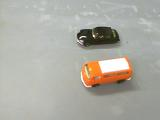
%> input picture toycars1.png, 160 x 120 px
$ octave aula3_ex2.m   (GNU Octave 9; MATLAB toolbox functions it lacks are replaced by stand-ins)
%> lines starting %> are read from the running program, lines starting %| are printed output that depends on the picture; in (x1, y1, x2, y2) boxes, pixels count from 0 and x2, y2 are one past the last pixel; in counts of white or black regions, pixels touching at a corner belong together; the program's own positions count from 1
pkg load image

A=imread('toycars1.png');
%> A is the input picture: size 120x160x3 uint8; mean R, G, B 173.1, 171.4, 163
B=imread('toycars2.png');
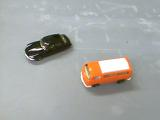
%> input picture toycars2.png, 160 x 120 px
%> B is the input picture: size 120x160x3 uint8; mean R, G, B 167.7, 168.8, 166.3

Abw=im2bw(A);   %convert to binary
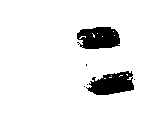
%> Abw: size 120x160 logical; 92.1% white; 6 black regions (4 under 20 px), largest, box (x1, y1, x2, y2) and area: (86, 71, 134, 95) 762, (77, 27, 120, 49) 758
Bbw=im2bw(B);    %convert to binary
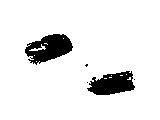
%> Bbw: size 120x160 logical; 91.3% white; 5 black regions (3 under 20 px), largest, box (x1, y1, x2, y2) and area: (25, 34, 73, 65) 895, (87, 71, 135, 95) 771

subplot(1,5,1), imshow(Abw);
subplot(1,5,2), imshow(Bbw);

Output = xor(Abw,Bbw);
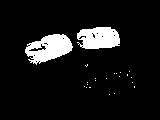
%> Output: size 120x160 logical; 8.7% white; 22 white regions (20 under 20 px), largest, box (x1, y1, x2, y2) and area: (25, 34, 73, 65) 895, (77, 27, 120, 49) 758
Output1 = and(Abw,Bbw);
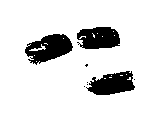
%> Output1: size 120x160 logical; 87.3% white; 8 black regions (5 under 20 px), largest, box (x1, y1, x2, y2) and area: (25, 34, 73, 65) 895, (86, 71, 135, 95) 776, (77, 27, 120, 49) 758
Output2 = or(Abw,Bbw);
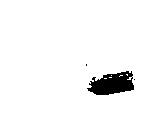
%> Output2: size 120x160 logical; 96% white; 3 black regions (2 under 20 px), largest, box (x1, y1, x2, y2) and area: (87, 71, 134, 95) 757

subplot(1,5,3),imshow(Output);
subplot(1,5,4),imshow(Output1);
subplot(1,5,5),imshow(Output2);
